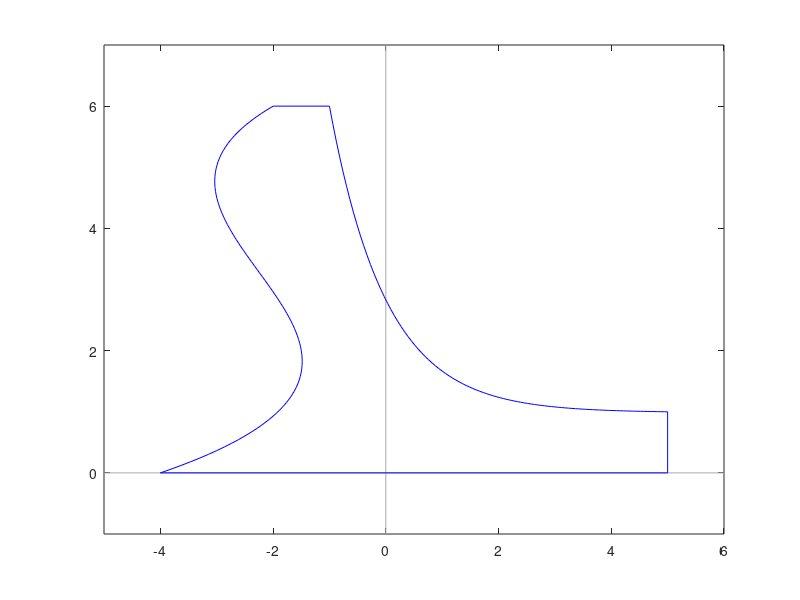

Source code (MATLAB):
%%% glītas asis
a = [-5 6 -1 7];
plot([a(1) a(2)], [0 0], 'color', '#aaa');
hold on;
plot([0 0], [a(3) a(4)], 'color', '#aaa');
axis(a);

% no iepriekšējiem aprēķiniem
area_left = 8.1167
area_right = 10.922

area_total = area_left + area_right

params_left = [-0.1213   1.1995  -3.1639   4.0000];
f_left = @(x) polyval(params_left, x);
f_right_a = 1.844;
f_right_b = 0.987;
f_right = @(x) f_right_a * exp(-x) + f_right_b;


% kreisā līnija
t = linspace(0, 6, 100);
plot(-f_left(t), t, 'color', 'b');

% horizontālais knariņš
plot([-2 -1], [6 6], 'color', 'b');

% eksponente
t = linspace(-1, 5, 100);
plot(t, f_right(t), 'color', 'b');

% atlikušais stūris
plot([5 5 -4], [1 0 0], 'color', 'b');

